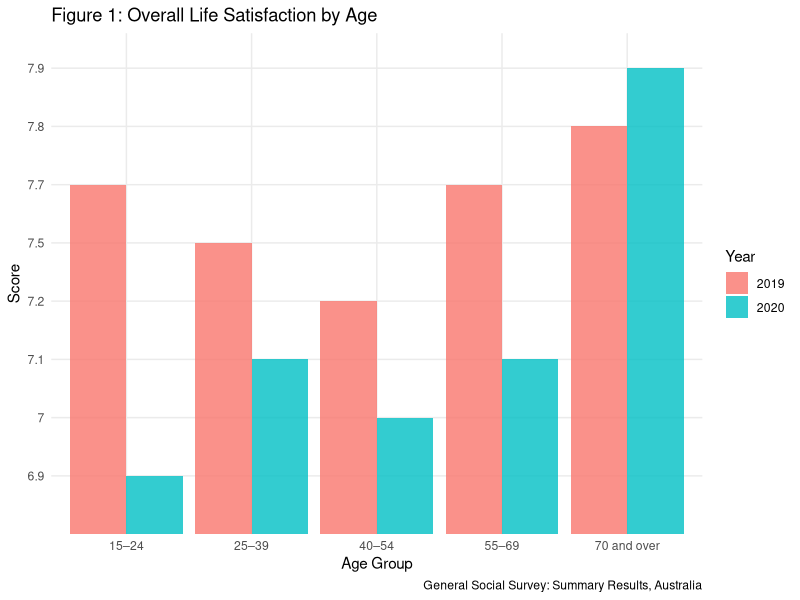
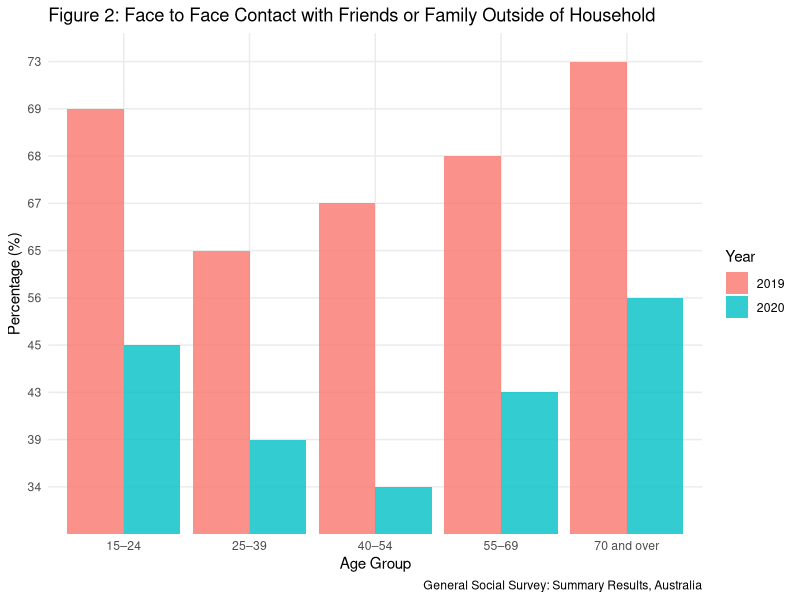

The R source for these figures, in order: (Note: this script raises an error after producing the figures.)
#Set Up
library(tidyverse)
library(knitr)
library(dplyr)

#Overall Life Satisfaction Table
satisfaction <- read_csv(file = "Graph 1_ Overall life satisfaction by Age, 2014 - 2020.csv")
satisfaction <- data.frame(satisfaction)
satisfaction <- subset(satisfaction, select = c(1, 3, 4))
satisfaction <- satisfaction[c(2, 3, 4, 5, 6), ]
colnames(satisfaction) <- c('Age Group', '2019', '2020')

g1 <- 
  satisfaction |>
  gather(Year, Score, 2:3)

#Face to Face Contact Table
contact <- read_csv(file = "Graph 4_ Face to face contact with family or friends living outside their household by Age, 2019 and 2020.csv")
contact <- data.frame(contact)
contact <- subset(contact, select = c(1, 2, 3))
contact <- contact[c(2, 3, 4, 5, 6), ]
colnames(contact) <- c('Age Group', '2019', '2020')

g2 <- 
  contact |>
  gather(Year, Percentage, 2:3)

#Visualization of Tables 1 and 2
satisfaction |>
  select(`Age Group`, `2019`, `2020`) |>
  slice(1:5) |>
  kable(
    caption = "Overall Life Satisfaction by Age", 
    col.names = c("Age Group", "2019 Score", "2020 Score"),
    digits = 1,
    booktabs = TRUE, 
    linesep = ""
  )
contact |>
  select(`Age Group`, `2019`, `2020`) |>
  slice(1:5) |>
  kable(
    caption = "Face to Face Contact with Family or Friends Outside of Their Household", 
    col.names = c("Age Group", "2019 (%)", "2020 (%)"),
    digits = 1,
    booktabs = TRUE, 
    linesep = ""
  )

#Visualization of Graphs 1 and 2
g1 |> 
  ggplot(aes(x = `Age Group`, y = Score, group = Year, fill = Year)) +
  geom_col(position = "dodge", alpha = 0.8) +
  theme_minimal() + 
  labs(x = "Age Group", y = "Score", title = "Figure 1: Overall Life Satisfaction by Age", caption = "General Social Survey: Summary Results, Australia")


g2 |> 
  ggplot(aes(x = `Age Group`, y = Percentage, group = Year, fill = Year)) +
  geom_col(position = "dodge", alpha = 0.8) +
  theme_minimal() + 
  labs(x = "Age Group", y = "Percentage (%)", title = "Figure 2: Face to Face Contact with Friends or Family Outside of Household", caption = "General Social Survey: Summary Results, Australia")

#Combined Table of the two
change <- merge(satisfaction, contact, by = "Age Group")

change <- 
  change |>
  select(`Age Group`, `2019.x`, `2020.x`, `2019.y`, `2020.y`) |>
  mutate(s_decrease = (as.numeric(`2019.x`) - as.numeric(`2020.x`))/as.numeric(`2019.x`), c_decrease = (as.numeric(`2019.y`) - as.numeric(`2020.y`))/as.numeric(`2019.y`))
colnames(change) <- c("Age Group", "s_2019", "s_2020", "c_2019", "c_2020", "s_decrease", "c_descrease")

g3 <- 
  change |>
  gather(decrease, Percentage, 6:7)

#Visualization of the table 3
change <- 
  change |> 
  select(`Age Group`, s_decrease, c_decrease) |>
  mutate(s_decrease = as.numeric(s_decrease)*100, c_decrease = as.numeric(c_decrease) * 100)

change |>
  select(`Age Group`, "s_decrease", "c_decrease") |>
  slice(1:5) |>
  kable(
    caption = "Percentage Decrease in Satisfaction Score and Face to Face Contact between 2019 and 2020", 
    col.names = c("Age Group", "Satifaction (%)", "Contact (%)"),
    digits = 1,
    booktabs = TRUE, 
    linesep = ""
  )
#Visualization of the graph 3
g3 |> 
  ggplot(aes(x = `Age Group`, y = Percentage, group = `decrease`, fill = `decrease`)) +
  geom_col(position = "dodge", alpha = 0.8) +
  theme_minimal() + 
  labs(x = "Age Group", y = "Decreases in scores between 2019 and 2020", title = "Figure 3: Relationship between Face to Face Contact and Life Satisfaction", caption = "General Social Survey: Summary Results, Australia")

#Demographics Table
demographics <- read_csv(file = "GSS_Table1.csv")
demographics <- data.frame(demographics)
demographics <- subset(demographics, select = c(1, 2, 3, 4, 6, 7, 8))
demographics <- demographics[c(95:99), ]
colnames(demographics) <- c('Age Group', '2019_Male', '2019_Female', '2019_Total', '2020_Male', '2020_Female', '2020_Total')
demographics <- 
  demographics |>
  select(`Age Group`, `2019_Male`, `2019_Female`, `2019_Total`, `2020_Male`, `2020_Female`, `2020_Total`) |>
  mutate(`2019_Total` = gsub(",", "", `2019_Total`)) |>
  mutate(`2019_Male` = gsub(",", "", `2019_Male`)) |>
  mutate(`2019_Female` = gsub(",", "", `2019_Female`)) |>
  mutate(`2020_Total` = gsub(",", "", `2020_Total`)) |>
  mutate(`2020_Male` = gsub(",", "", `2020_Male`)) |>
  mutate(`2020_Female` = gsub(",", "", `2020_Female`)) |>
  mutate(`2019_Other` = as.numeric(`2019_Total`) - as.numeric(`2019_Male`) - as.numeric(`2019_Female`)) |> 
  mutate(`2020_Other` = as.numeric(`2020_Total`) - as.numeric(`2020_Male`) - as.numeric(`2020_Female`))

#Visualization of Table 4
demographics |>
  select(`Age Group`, `2019_Male`, `2019_Female`,  `2019_Other`, `2019_Total`, `2020_Male`, `2020_Female`, `2020_Other`, `2020_Total`) |>
  slice(1:5) |>
  kable(
    caption = "Demographics of the Survey Respondents", 
    col.names = c("Age Group", "Male", "Female", "Other", "Total", "Male", "Female", "Other", "Total"),
    digits = 1,
    booktabs = TRUE, 
    linesep = ""
  ) |>  
  add_header_above(c(" " = 1, "2019" = 4, "2020" = 4))

#Visualization of Graphs 4 and 5 (Age and Gender Distribution)
age <- 
  demographics |>
  select(`Age Group`, `2019_Total`, `2020_Total`) |>
  gather(Total, Count, 2:3)

age |> 
  ggplot(aes(x = `Age Group`, y = Count, group = Total, fill = Total)) +
  geom_col(position = "dodge", alpha = 0.8) +
  theme_minimal() + 
  labs(x = "Age Group", title = "Figure 4: Survey Respondent's Age", caption = "General Social Survey: Summary Results, Australia") + scale_fill_discrete(labels = c("2019", "2020"))

gender <- 
  demographics |>
  select(`2019_Male`, `2019_Female`, `2019_Other`, `2020_Male`, `2020_Female`, `2020_Other`) |>
  gather(Gender, Count, 1:6)

gender <- 
  gender |>
  select(Gender, Count) |>
  mutate(Year = 
           case_when(Gender == "2019_Male" ~ "2019", 
                     Gender == "2019_Female" ~ "2019",
                     Gender == "2019_Other" ~ "2019",
                     Gender == "2020_Male" ~ "2020", 
                     Gender == "2020_Female" ~ "2020", 
                     Gender == "2020_Other" ~ "2020")) |>
  mutate(Gender = 
           case_when(Gender == "2019_Male" ~ "Male", 
                     Gender == "2019_Female" ~ "Female",
                     Gender == "2019_Other" ~ "Other",
                     Gender == "2020_Male" ~ "Male", 
                     Gender == "2020_Female" ~ "Female",
                     Gender == "2020_Other" ~ "Other"))

gender |> 
  ggplot(aes(x = Gender, y = Count, group = Year, fill = Year)) +
  geom_col(position = "dodge", alpha = 0.8) +
  theme_minimal() + 
  labs(x = "Gender", title = "Figure 5: Survey Respondent's Gender Distribution", caption = "General Social Survey: Summary Results, Australia") + scale_fill_discrete(labels = c("2019", "2020"))



